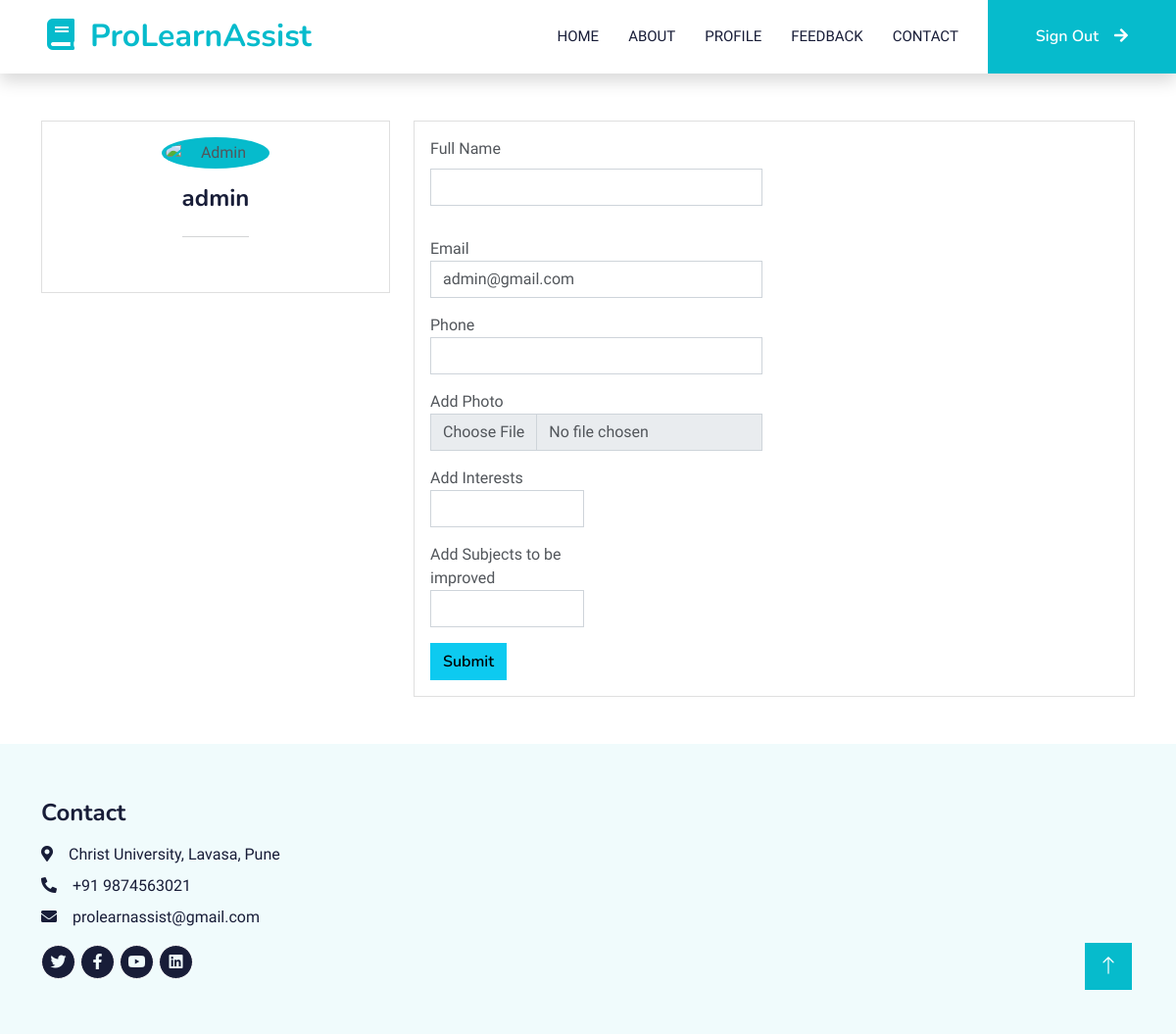
/useredit (signed in), run on an earlier commit of the app's database.
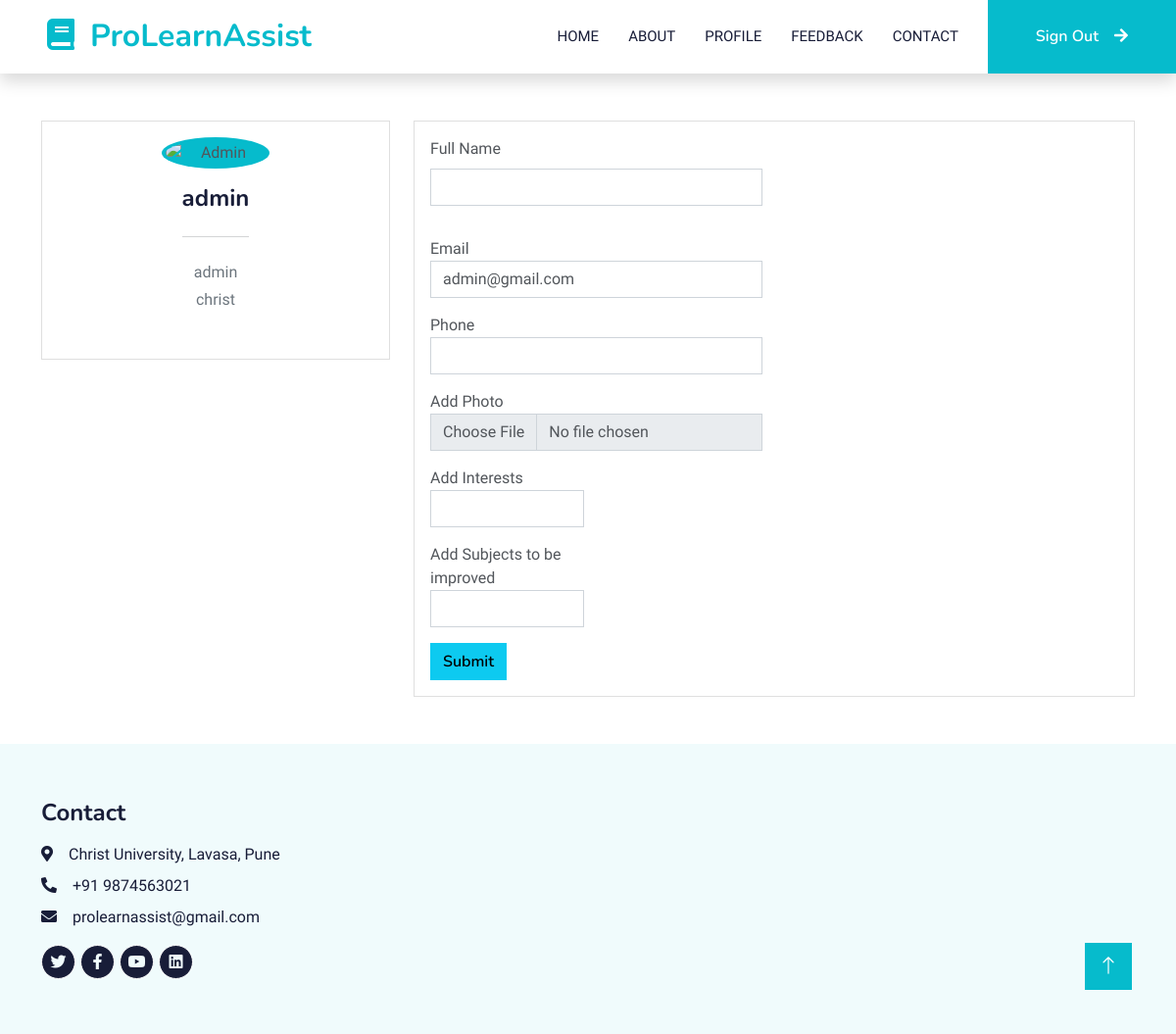
And on a later commit of the database.
### user/models.py (models this page shows)
class user_details(models.Model):
    user=models.ForeignKey(User,on_delete=models.CASCADE,default=0)
    Phone=models.BigIntegerField(null=True)
    Qualification=models.CharField(max_length=100,null=False)
    Interest=models.CharField(max_length=100,null=False)
    CurrentStatus=models.CharField(max_length=100,null=True)
    Institution=models.CharField(max_length=100,null=False)

### user/views.py (the view, shortened to what this page needs)
# urls.py: path('useredit',views.user_edit,name="useredit"),
def user_edit(request):
    data = user_details.objects.filter(user_id = request.user)
    return render(request,"user/main/edit.html",{'data':data})

### templates/user/main/edit.html (shortened to what the changed rows need)
    {% extends 'user/base.html' %}
    {% load static%}
    {% block content %}
    <div class="container mb-5">
        <div class="main-body pt-5">
            <div class="row">
                <div class="col-lg-4">
                    <div class="card">
                        <div class="card-body">
                            <div class="d-flex flex-column align-items-center text-center">
                                <div class="mt-3">
                                    <h4>{{request.user.username}}</h4>
                                <hr class="my-4">
                                    {% for i in data %}
                                    <p class="text-secondary mb-1">{{i.CurrentStatus}}</p>
                                    <p class="text-muted font-size-sm">{{i.Institution}}</p>
                                    {%endfor%}
                                </div>
                            </div>
                        </div>
                    </div>
                </div>
            </div>
        </div>
    </div>
    {%endblock content%}

What changed in the data, as far as the page shows it:
added user_details: CurrentStatus "admin", Institution "christ"
